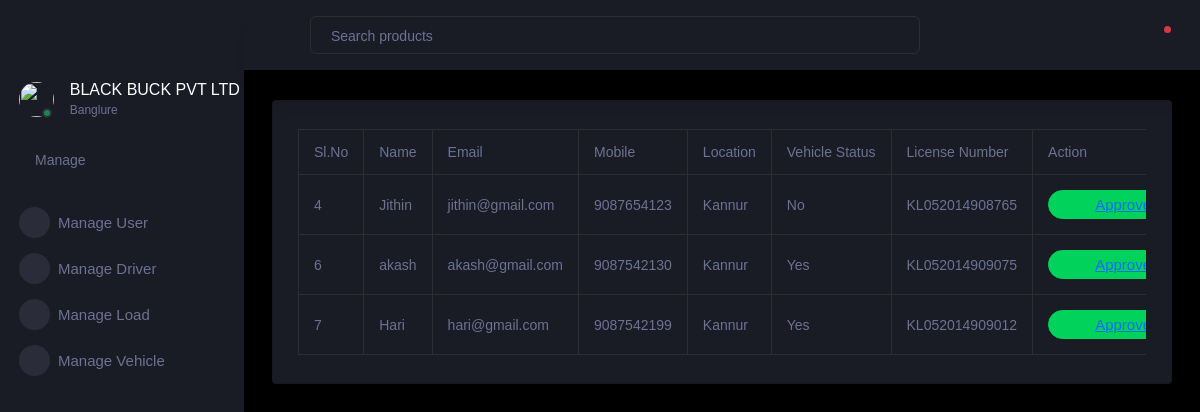
Before: /viewdriver with the older database file.
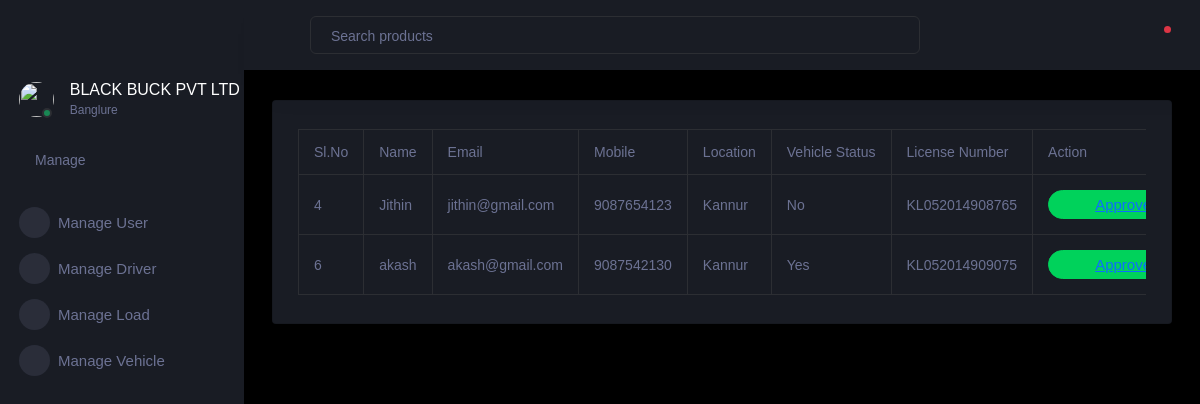
After: the same page with the newer database file.
### easy_load/models.py (models this page shows, shortened)
class driver(models.Model):
    login_id = models.ForeignKey(log, on_delete=models.CASCADE)
    name = models.CharField(max_length=100, unique=True)
    email = models.EmailField(max_length=100, unique=True)
    mobile = models.CharField(max_length=13, unique=True)
    location = models.CharField(max_length=50)
    vehicle_status = models.CharField(max_length=50)
    licence_no = models.CharField(max_length=20, unique=True)
    role = models.CharField(max_length=10)
    status = models.CharField(max_length=10)
    transport_from = models.CharField(max_length=100)
    transport_to = models.CharField(max_length=100)
    fcm_token = models.CharField(max_length=500, default="", blank=True)

### easy_load/views.py (the view)
# urls.py: path("viewdriver", views.viewdriver, name="viewdriver"),
def viewdriver(request):
    data = driver.objects.all()
    return render(request, "forms/viewdriver.html", {"data": data})

### easy_load/templates/forms/viewdriver.html (shortened to what the changed rows need)
<!DOCTYPE html>
<html lang="en">
  <head>
    <link rel="stylesheet" href="../../static/assets/vendors/mdi/css/materialdesignicons.min.css">
    <link rel="stylesheet" href="../../static/assets/vendors/css/vendor.bundle.base.css">
    <link rel="stylesheet" href="../../static/assets/vendors/select2/select2.min.css">
    <link rel="stylesheet" href="../../static/assets/vendors/select2-bootstrap-theme/select2-bootstrap.min.css">
    <link rel="stylesheet" href="../../static/assets/css/style.css">
  </head>
  <body>
    <div class="container-scroller">
      <div class="container-fluid page-body-wrapper">
        <div class="main-panel">
          <div class="content-wrapper">
            <div class="row">
                <div class="col-lg-12 grid-margin stretch-card">
                  <div class="card">
                    <div class="card-body">
                      <div class="table-responsive">
                        <table class="table table-bordered">
                          <thead>
                              <tr>
                                <th>Sl.No</th>
                                <th>Name</th>
                                <th>Email</th>
                                <th>Mobile</th>
                                <th>Location</th>
                                <th>Vehicle Status</th>
                                <th>License Number</th>
                                <th>Action</th>
                              </tr>
                            </thead>
                            <tbody>
                              {% for i in data %}
                              {% if i.status == '0' %}
                              <tr>
                                <td>{{forloop.counter}}</td>
                                <td>{{i.name}}</td>
                                <td>{{i.email}}</td>
                                <td>{{i.mobile}}</td>
                                <td>{{i.location}}</td>
                                <td>{{i.vehicle_status}}</td>
                                <td>{{i.licence_no}}</td>
                                <td> <button type="button" class="btn btn-success btn-rounded btn-fw"><a href="{% url 'admin_approve_drivers' i.id %}">Approve</a></button>
                                  <button type="button" class="btn btn-danger btn-rounded btn-fw"><a href="{% url 'admin_reject_drivers' i.id %}">Reject</a</button></td>
                              </tr>
                              {% endif %}
                              {% endfor %}
                            </tbody>
                        </table>
                      </div>
                    </div>
                  </div>
                </div>
                    </div>
                  </div>
                </div>
              </div>
        </div>
  </body>
</html>

Changed rows visible on the page:
removed driver: name "Hari", email "hari@gmail.com", mobile "9087542199", location "Kannur", vehicle_status "Yes", licence_no "KL052014909012"
